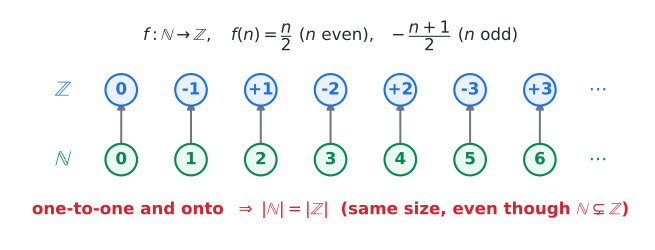

Write Python code to recreate this figure.
#!/usr/bin/env python3
"""Static figure for 01강 3기 02강 — "같다"는 말에는 기준이 필요하다 (lecture §6).
The lecture's anchoring example: N and Z have the *same size* under the criterion
of a one-to-one correspondence (일대일 대응), even though Z "contains" N. We draw
the explicit bijection N -> Z that zig-zags 0, 1, -1, 2, -2, ... and pairs every
natural number with exactly one integer (and vice versa). Renders next to itself
as an SVG embedded by the note.

Reproduce:  uv run --with matplotlib --with numpy python bijection-natural-integer-03-season-02-06.py
"""
from pathlib import Path
import numpy as np
import matplotlib.pyplot as plt
from matplotlib.patches import FancyArrowPatch

OUT = Path(__file__).with_suffix(".svg")

# The bijection f: N -> Z,  f(n) = n/2 if n even, -(n+1)/2 if n odd.
#   n :  0  1  2  3  4  5  6 ...
#  f(n):  0  -1  1  -2  2  -3  3 ...  (we order Z as 0, +1, -1, +2, -2, ...)
N = 7
naturals = list(range(N))


def f(n):
    return n // 2 if n % 2 == 0 else -(n + 1) // 2


images = [f(n) for n in naturals]

# Lay Z on the top row ordered the way the correspondence reaches them,
# so the matching lines stay tidy and the pairing is visually clear.
z_order = [0, -1, 1, -2, 2, -3, 3]          # = images, in reach order

BLUE, RED, GREEN, GREY, INK = "#1f6feb", "#d1242f", "#0b8457", "#6e7781", "#24292f"

fig, ax = plt.subplots(figsize=(7.4, 3.6))

dx = 1.0
x = [j * dx for j in range(N)]
y_top, y_bot = 1.0, 0.0

# top row: integers Z (reached order), bottom row: naturals N
for j in range(N):
    # integer node
    ax.scatter([x[j]], [y_top], s=560, facecolor="#eaf2ff", edgecolor=BLUE,
               lw=1.6, zorder=3)
    label = f"+{z_order[j]}" if z_order[j] > 0 else str(z_order[j])
    ax.text(x[j], y_top, label, ha="center", va="center", fontsize=12.5,
            color=BLUE, weight="bold", zorder=4)
    # natural node
    ax.scatter([x[j]], [y_bot], s=560, facecolor="#eafaf0", edgecolor=GREEN,
               lw=1.6, zorder=3)
    ax.text(x[j], y_bot, str(naturals[j]), ha="center", va="center",
            fontsize=12.5, color=GREEN, weight="bold", zorder=4)
    # the matching arrow n -> f(n)  (straight up: column order == reach order)
    ax.add_patch(FancyArrowPatch((x[j], y_bot + 0.16), (x[j], y_top - 0.16),
                                 arrowstyle="-|>", mutation_scale=12, lw=1.5,
                                 color=GREY, shrinkA=0, shrinkB=0, zorder=2))

# trailing ellipses on both rows
ax.text(x[-1] + dx * 0.7, y_top, r"$\cdots$", fontsize=14, color=BLUE, va="center")
ax.text(x[-1] + dx * 0.7, y_bot, r"$\cdots$", fontsize=14, color=GREEN, va="center")

# set labels
ax.text(-0.95, y_top, r"$\mathbb{Z}$", fontsize=16, color=BLUE, va="center", weight="bold")
ax.text(-0.95, y_bot, r"$\mathbb{N}$", fontsize=16, color=GREEN, va="center", weight="bold")

# the rule and the conclusion
ax.text(x[3], y_top + 0.78,
        r"$f:\mathbb{N}\to\mathbb{Z},\quad "
        r"f(n)=\dfrac{n}{2}\ (n\ \mathrm{even}),\ \ -\dfrac{n+1}{2}\ (n\ \mathrm{odd})$",
        ha="center", va="center", fontsize=12.5, color=INK)
ax.text(x[3], y_bot - 0.72,
        r"one-to-one and onto  $\Rightarrow\ |\mathbb{N}| = |\mathbb{Z}|$  "
        r"(same size, even though $\mathbb{N}\subsetneq\mathbb{Z}$)",
        ha="center", va="center", fontsize=12.5, color=RED, weight="bold")

ax.set_xlim(-1.6, x[-1] + dx * 1.5)
ax.set_ylim(y_bot - 1.15, y_top + 1.15)
ax.set_aspect("equal")
ax.set_xticks([]); ax.set_yticks([])
for s in ax.spines.values():
    s.set_visible(False)
fig.tight_layout()
fig.savefig(OUT, format="svg", bbox_inches="tight")

# sanity check: f is injective on the shown range and hits each listed integer once
assert images == z_order, (images, z_order)
assert len(set(images)) == len(images)
print(f"wrote {OUT}  (N->Z: {list(zip(naturals, images))})")
